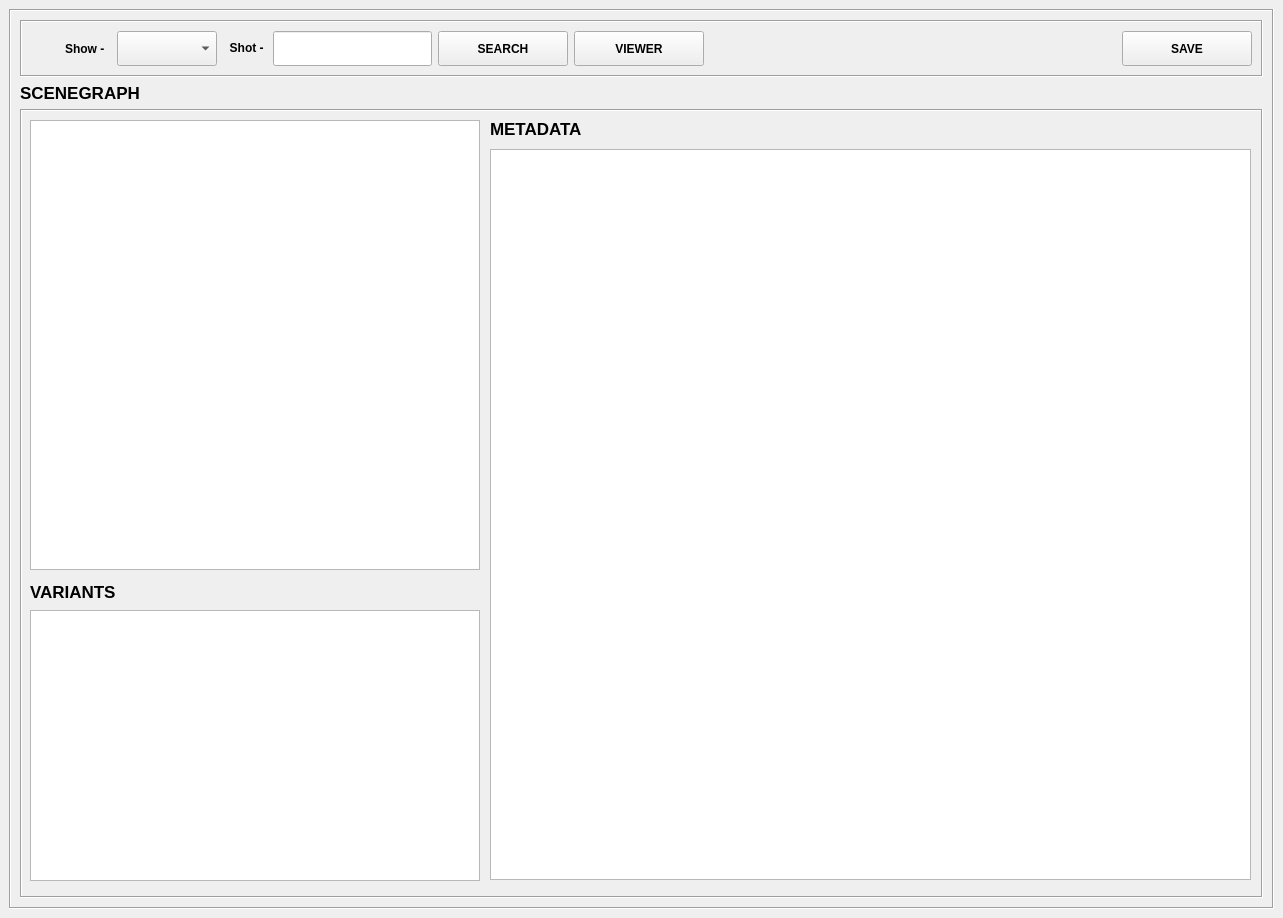
<?xml version="1.0" encoding="UTF-8"?>
<ui version="4.0">
 <class>Form</class>
 <widget class="QWidget" name="Form">
  <property name="windowModality">
   <enum>Qt::ApplicationModal</enum>
  </property>
  <property name="geometry">
   <rect>
    <x>0</x>
    <y>0</y>
    <width>1283</width>
    <height>918</height>
   </rect>
  </property>
  <property name="sizePolicy">
   <sizepolicy hsizetype="Preferred" vsizetype="Preferred">
    <horstretch>0</horstretch>
    <verstretch>0</verstretch>
   </sizepolicy>
  </property>
  <property name="windowTitle">
   <string>Form</string>
  </property>
  <layout class="QGridLayout" name="gridLayout_11">
   <property name="sizeConstraint">
    <enum>QLayout::SetDefaultConstraint</enum>
   </property>
   <property name="margin">
    <number>0</number>
   </property>
   <property name="spacing">
    <number>0</number>
   </property>
   <item row="0" column="0">
    <widget class="QFrame" name="main_frame">
     <property name="minimumSize">
      <size>
       <width>1100</width>
       <height>818</height>
      </size>
     </property>
     <property name="autoFillBackground">
      <bool>false</bool>
     </property>
     <property name="frameShape">
      <enum>QFrame::NoFrame</enum>
     </property>
     <property name="frameShadow">
      <enum>QFrame::Sunken</enum>
     </property>
     <property name="lineWidth">
      <number>2</number>
     </property>
     <layout class="QVBoxLayout" name="verticalLayout_2">
      <item>
       <layout class="QHBoxLayout" name="layout_3" stretch="0">
        <item>
         <layout class="QVBoxLayout" name="layout_7">
          <property name="spacing">
           <number>2</number>
          </property>
          <property name="leftMargin">
           <number>0</number>
          </property>
          <property name="bottomMargin">
           <number>0</number>
          </property>
          <item>
           <widget class="QFrame" name="sceneGraph_frame">
            <property name="sizePolicy">
             <sizepolicy hsizetype="Preferred" vsizetype="Expanding">
              <horstretch>0</horstretch>
              <verstretch>0</verstretch>
             </sizepolicy>
            </property>
            <property name="frameShape">
             <enum>QFrame::Box</enum>
            </property>
            <property name="frameShadow">
             <enum>QFrame::Sunken</enum>
            </property>
            <layout class="QVBoxLayout" name="verticalLayout_5">
             <item>
              <widget class="QFrame" name="frame_2">
               <property name="sizePolicy">
                <sizepolicy hsizetype="Preferred" vsizetype="Fixed">
                 <horstretch>0</horstretch>
                 <verstretch>0</verstretch>
                </sizepolicy>
               </property>
               <property name="frameShape">
                <enum>QFrame::Box</enum>
               </property>
               <property name="frameShadow">
                <enum>QFrame::Sunken</enum>
               </property>
               <layout class="QVBoxLayout" name="verticalLayout_9">
                <item>
                 <layout class="QHBoxLayout" name="layout_8">
                  <item>
                   <widget class="QLabel" name="show_label">
                    <property name="minimumSize">
                     <size>
                      <width>80</width>
                      <height>35</height>
                     </size>
                    </property>
                    <property name="maximumSize">
                     <size>
                      <width>80</width>
                      <height>35</height>
                     </size>
                    </property>
                    <property name="font">
                     <font>
                      <weight>75</weight>
                      <bold>true</bold>
                     </font>
                    </property>
                    <property name="text">
                     <string>Show -  </string>
                    </property>
                    <property name="alignment">
                     <set>Qt::AlignRight|Qt::AlignTrailing|Qt::AlignVCenter</set>
                    </property>
                   </widget>
                  </item>
                  <item>
                   <widget class="QComboBox" name="show_comboBox">
                    <property name="minimumSize">
                     <size>
                      <width>100</width>
                      <height>35</height>
                     </size>
                    </property>
                    <property name="maximumSize">
                     <size>
                      <width>16777215</width>
                      <height>35</height>
                     </size>
                    </property>
                    <property name="font">
                     <font>
                      <weight>75</weight>
                      <bold>true</bold>
                     </font>
                    </property>
                    <property name="mouseTracking">
                     <bool>true</bool>
                    </property>
                    <property name="focusPolicy">
                     <enum>Qt::NoFocus</enum>
                    </property>
                   </widget>
                  </item>
                  <item>
                   <widget class="QLabel" name="shot_label">
                    <property name="minimumSize">
                     <size>
                      <width>0</width>
                      <height>30</height>
                     </size>
                    </property>
                    <property name="maximumSize">
                     <size>
                      <width>80</width>
                      <height>30</height>
                     </size>
                    </property>
                    <property name="font">
                     <font>
                      <weight>75</weight>
                      <bold>true</bold>
                     </font>
                    </property>
                    <property name="text">
                     <string>  Shot - </string>
                    </property>
                    <property name="alignment">
                     <set>Qt::AlignRight|Qt::AlignTrailing|Qt::AlignVCenter</set>
                    </property>
                   </widget>
                  </item>
                  <item>
                   <widget class="QLineEdit" name="shot_lineEdit">
                    <property name="sizePolicy">
                     <sizepolicy hsizetype="Fixed" vsizetype="Fixed">
                      <horstretch>0</horstretch>
                      <verstretch>0</verstretch>
                     </sizepolicy>
                    </property>
                    <property name="minimumSize">
                     <size>
                      <width>100</width>
                      <height>35</height>
                     </size>
                    </property>
                    <property name="font">
                     <font>
                      <pointsize>12</pointsize>
                      <weight>75</weight>
                      <bold>true</bold>
                     </font>
                    </property>
                   </widget>
                  </item>
                  <item>
                   <widget class="QPushButton" name="search_pushButton">
                    <property name="minimumSize">
                     <size>
                      <width>130</width>
                      <height>35</height>
                     </size>
                    </property>
                    <property name="font">
                     <font>
                      <weight>75</weight>
                      <bold>true</bold>
                     </font>
                    </property>
                    <property name="text">
                     <string>SEARCH</string>
                    </property>
                   </widget>
                  </item>
                  <item>
                   <widget class="QPushButton" name="usdviewer_pushButton">
                    <property name="minimumSize">
                     <size>
                      <width>130</width>
                      <height>35</height>
                     </size>
                    </property>
                    <property name="font">
                     <font>
                      <weight>75</weight>
                      <bold>true</bold>
                     </font>
                    </property>
                    <property name="text">
                     <string>VIEWER</string>
                    </property>
                   </widget>
                  </item>
                  <item>
                   <spacer name="scpacer_2">
                    <property name="orientation">
                     <enum>Qt::Horizontal</enum>
                    </property>
                    <property name="sizeHint" stdset="0">
                     <size>
                      <width>40</width>
                      <height>20</height>
                     </size>
                    </property>
                   </spacer>
                  </item>
                  <item>
                   <widget class="QPushButton" name="save_pushButton">
                    <property name="minimumSize">
                     <size>
                      <width>130</width>
                      <height>35</height>
                     </size>
                    </property>
                    <property name="font">
                     <font>
                      <weight>75</weight>
                      <bold>true</bold>
                     </font>
                    </property>
                    <property name="text">
                     <string>SAVE</string>
                    </property>
                   </widget>
                  </item>
                 </layout>
                </item>
               </layout>
              </widget>
             </item>
             <item>
              <layout class="QHBoxLayout" name="layout_9">
               <property name="spacing">
                <number>4</number>
               </property>
               <item>
                <widget class="QLabel" name="sceneGraph_label">
                 <property name="sizePolicy">
                  <sizepolicy hsizetype="Preferred" vsizetype="Fixed">
                   <horstretch>0</horstretch>
                   <verstretch>0</verstretch>
                  </sizepolicy>
                 </property>
                 <property name="maximumSize">
                  <size>
                   <width>180</width>
                   <height>25</height>
                  </size>
                 </property>
                 <property name="font">
                  <font>
                   <family>Cantarell</family>
                   <pointsize>13</pointsize>
                   <weight>75</weight>
                   <bold>true</bold>
                  </font>
                 </property>
                 <property name="text">
                  <string>SCENEGRAPH</string>
                 </property>
                </widget>
               </item>
               <item>
                <spacer name="scpacer_1">
                 <property name="orientation">
                  <enum>Qt::Horizontal</enum>
                 </property>
                 <property name="sizeHint" stdset="0">
                  <size>
                   <width>40</width>
                   <height>20</height>
                  </size>
                 </property>
                </spacer>
               </item>
              </layout>
             </item>
             <item>
              <widget class="QFrame" name="frame">
               <property name="sizePolicy">
                <sizepolicy hsizetype="Preferred" vsizetype="Expanding">
                 <horstretch>0</horstretch>
                 <verstretch>0</verstretch>
                </sizepolicy>
               </property>
               <property name="minimumSize">
                <size>
                 <width>0</width>
                 <height>680</height>
                </size>
               </property>
               <property name="frameShape">
                <enum>QFrame::Box</enum>
               </property>
               <property name="frameShadow">
                <enum>QFrame::Sunken</enum>
               </property>
               <widget class="QTreeWidget" name="sceneGraph_treeWidget">
                <property name="geometry">
                 <rect>
                  <x>10</x>
                  <y>11</y>
                  <width>450</width>
                  <height>450</height>
                 </rect>
                </property>
                <property name="sizePolicy">
                 <sizepolicy hsizetype="Expanding" vsizetype="Maximum">
                  <horstretch>0</horstretch>
                  <verstretch>0</verstretch>
                 </sizepolicy>
                </property>
                <property name="minimumSize">
                 <size>
                  <width>450</width>
                  <height>450</height>
                 </size>
                </property>
                <property name="rootIsDecorated">
                 <bool>true</bool>
                </property>
                <property name="headerHidden">
                 <bool>true</bool>
                </property>
                <column>
                 <property name="text">
                  <string notr="true">1</string>
                 </property>
                </column>
               </widget>
               <widget class="QLabel" name="variants_label">
                <property name="geometry">
                 <rect>
                  <x>10</x>
                  <y>470</y>
                  <width>180</width>
                  <height>25</height>
                 </rect>
                </property>
                <property name="maximumSize">
                 <size>
                  <width>180</width>
                  <height>25</height>
                 </size>
                </property>
                <property name="font">
                 <font>
                  <family>Cantarell</family>
                  <pointsize>13</pointsize>
                  <weight>75</weight>
                  <bold>true</bold>
                 </font>
                </property>
                <property name="text">
                 <string>VARIANTS</string>
                </property>
               </widget>
               <widget class="QTreeWidget" name="variant_treeWidget">
                <property name="geometry">
                 <rect>
                  <x>10</x>
                  <y>501</y>
                  <width>450</width>
                  <height>271</height>
                 </rect>
                </property>
                <property name="sizePolicy">
                 <sizepolicy hsizetype="Expanding" vsizetype="Fixed">
                  <horstretch>0</horstretch>
                  <verstretch>0</verstretch>
                 </sizepolicy>
                </property>
                <property name="minimumSize">
                 <size>
                  <width>450</width>
                  <height>0</height>
                 </size>
                </property>
                <property name="selectionMode">
                 <enum>QAbstractItemView::NoSelection</enum>
                </property>
                <property name="rootIsDecorated">
                 <bool>true</bool>
                </property>
                <property name="headerHidden">
                 <bool>true</bool>
                </property>
                <column>
                 <property name="text">
                  <string notr="true">1</string>
                 </property>
                </column>
               </widget>
               <widget class="QLabel" name="metadata_label_3">
                <property name="geometry">
                 <rect>
                  <x>470</x>
                  <y>10</y>
                  <width>180</width>
                  <height>20</height>
                 </rect>
                </property>
                <property name="maximumSize">
                 <size>
                  <width>180</width>
                  <height>25</height>
                 </size>
                </property>
                <property name="font">
                 <font>
                  <family>Cantarell</family>
                  <pointsize>13</pointsize>
                  <weight>75</weight>
                  <bold>true</bold>
                 </font>
                </property>
                <property name="text">
                 <string>METADATA</string>
                </property>
               </widget>
               <widget class="QTreeWidget" name="metadata_treeWidget">
                <property name="geometry">
                 <rect>
                  <x>470</x>
                  <y>40</y>
                  <width>761</width>
                  <height>731</height>
                 </rect>
                </property>
                <property name="sizePolicy">
                 <sizepolicy hsizetype="Expanding" vsizetype="Expanding">
                  <horstretch>0</horstretch>
                  <verstretch>0</verstretch>
                 </sizepolicy>
                </property>
                <property name="minimumSize">
                 <size>
                  <width>450</width>
                  <height>450</height>
                 </size>
                </property>
                <property name="verticalScrollBarPolicy">
                 <enum>Qt::ScrollBarAsNeeded</enum>
                </property>
                <property name="horizontalScrollBarPolicy">
                 <enum>Qt::ScrollBarAlwaysOff</enum>
                </property>
                <property name="autoScroll">
                 <bool>false</bool>
                </property>
                <property name="selectionMode">
                 <enum>QAbstractItemView::NoSelection</enum>
                </property>
                <property name="rootIsDecorated">
                 <bool>true</bool>
                </property>
                <property name="headerHidden">
                 <bool>true</bool>
                </property>
                <property name="columnCount">
                 <number>2</number>
                </property>
                <column>
                 <property name="text">
                  <string notr="true">1</string>
                 </property>
                </column>
                <column>
                 <property name="text">
                  <string notr="true">2</string>
                 </property>
                </column>
               </widget>
              </widget>
             </item>
            </layout>
           </widget>
          </item>
         </layout>
        </item>
       </layout>
      </item>
     </layout>
    </widget>
   </item>
  </layout>
 </widget>
 <resources/>
 <connections/>
</ui>
